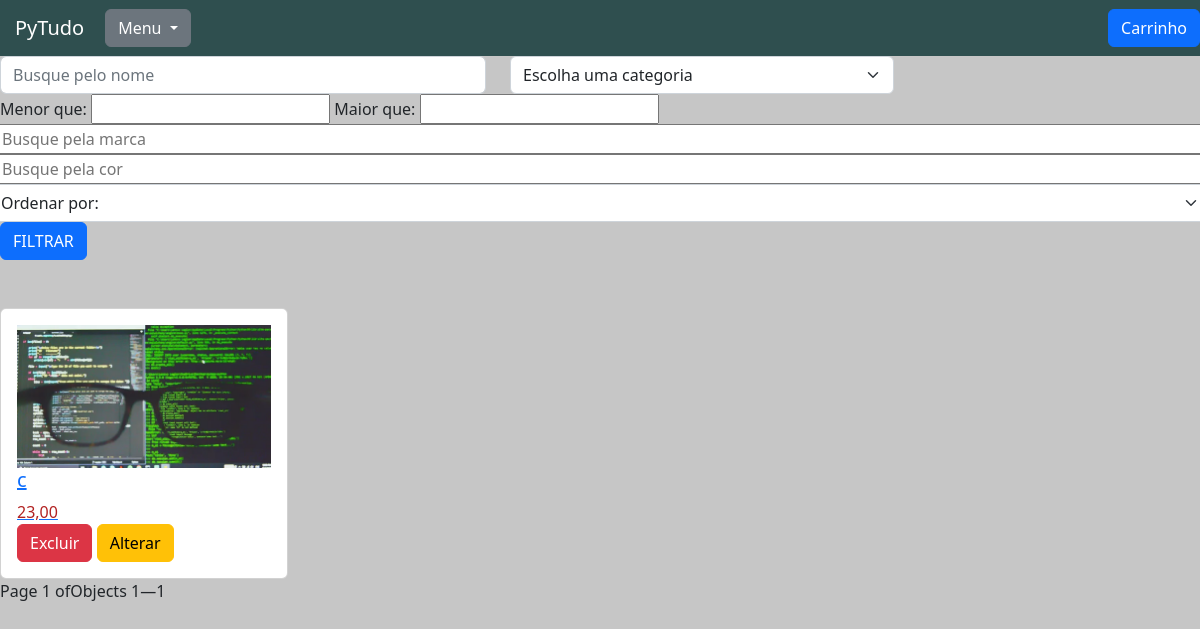
The app's page /produtos/listar_produtos/, older data.
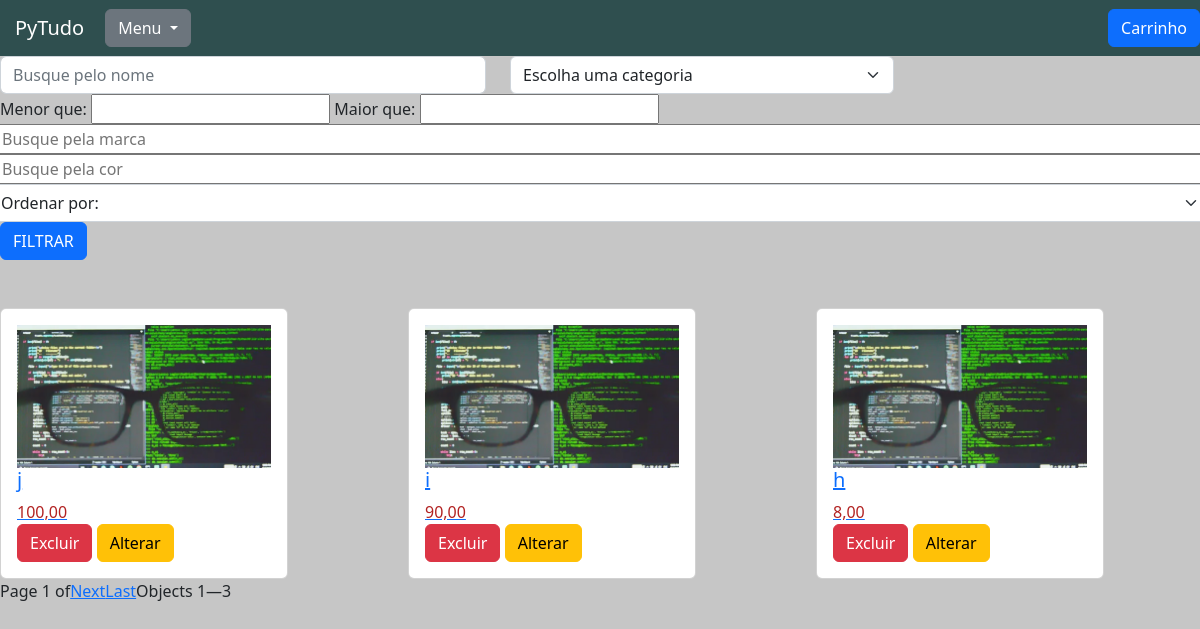
The same page, newer data.
### produtos/models.py (models this page shows, shortened)
class Produtos(models.Model):
    nome = models.CharField(max_length=50)
    descricao = models.TextField()
    foto = models.ImageField()
    preco = models.DecimalField(max_digits=6, decimal_places=2)
    categoria = models.ForeignKey(Categoria, blank=True, null=True, on_delete=models.SET_NULL)
    marca = models.CharField(max_length=50)
    cor = models.CharField(max_length=30)
    quantidade = models.IntegerField()
    data_cadastro = models.DateTimeField(auto_now_add=True)
    data_atualizacao = models.DateTimeField(auto_now=True, null=True)

### produtos/views.py (the view)
# urls.py: path('listar_produtos/', views.listar_produtos, name="listar_produtos"),
def listar_produtos(request):
    produtos = Produtos.objects.all()
    categorias = Categoria.objects.all()
    nome_filtrar = request.GET.get('nome')
    if nome_filtrar:
        produtos = produtos.filter(nome__icontains=nome_filtrar)
    categoria_filtrar = request.GET.get('categoria')
    if categoria_filtrar:
        produtos = produtos.filter(categoria_id=categoria_filtrar)
    preco_menor_filtrar = request.GET.get('preco_menor_filtrar')
    if preco_menor_filtrar:
        preco_menor_filtrar_decimal = Decimal(preco_menor_filtrar.replace(',','.'))
        produtos = produtos.filter(preco__lt=preco_menor_filtrar_decimal)
    preco_maior_filtrar = request.GET.get('preco_maior_filtrar')
    if preco_maior_filtrar:
        preco_maior_filtrar_decimal = Decimal(preco_maior_filtrar.replace(',','.'))
        produtos = produtos.filter(preco__gt=preco_maior_filtrar_decimal)
    marca_filtar = request.GET.get('marca')
    if marca_filtar:
        produtos = produtos.filter(marca__icontains=marca_filtar)
    cor_filtar = request.GET.get('cor')
    if cor_filtar:
        produtos = produtos.filter(cor__icontains=cor_filtar)
    produtos_ordenados = produtos.order_by('-id')
    paginacao = Paginator(produtos_ordenados, 3)
    ordenacao = request.GET.get('ordenacao')
    if ordenacao == 'maior':
        produtos_ordenados = produtos.order_by('-preco')
        paginacao = Paginator(produtos_ordenados, 3)
    elif ordenacao == 'menor':
        produtos_ordenados = produtos.order_by('preco')
        paginacao = Paginator(produtos_ordenados, 3)
    page = request.GET.get('page')
    produtos_paginados = paginacao.get_page(page)
    return render(request, 'produtos.html', {'produtos_paginados': produtos_paginados,
                                             'categorias': categorias,})

### produtos/models.py (called while the page is built)
    def __str__(self):
        return self.nome

### produtos/templatetags/filtros.py (called while the page is built)
@register.simple_tag(takes_context=True)
def param_replace(context, **kwargs):
    d = context['request'].GET.copy()
    for k, v in kwargs.items():
        d[k] = v
    for k in [k for k, v in d.items() if not v]:
        del d[k]
    return d.urlencode()

### produtos/templates/produtos.html (shortened to what this page needs)
{% extends 'base.html' %}
{% load static %}
{% load filtros %}
{% block 'head' %}
    <link href="{% static 'produtos/css/listar_produtos.css' %}" rel="stylesheet">
{% endblock %}
{% block 'body' %}
        <form action="#" method="GET"> {% csrf_token %}
            <div class="row">
                    <div class="col-md-5">
                        <input type="text" placeholder="Busque pelo nome" class="form-control" name="nome">
                    </div>
                    <div class="col-md-4">
                        <select class="form-select" name="categoria">
                            <option value="" disabled selected hidden>Escolha uma categoria</option>
                        </select>
                    </div>
                    <div>
                        <label>Menor que:</label>
                        <input type="text" name="preco_menor_filtrar">
                        <label> Maior que:</label>
                        <input type="text" name="preco_maior_filtrar">
                    </div>
                    <input type="text" placeholder="Busque pela marca"  name="marca">
                    <input type="text" placeholder="Busque pela cor"  name="cor">
                    <select class="form-select" aria-label="Default select example" name="ordenacao">
                        <option value="" disabled selected hidden>Ordenar por:</option>
                    </select>
                <div class="col-md-3">
                    <input type="submit" value="FILTRAR" class="btn btn-primary">
                </div>
            </div>
        </form>
        <br>
        <br>
    <div class="row">
        {% for produto in produtos_paginados %}
            <div class="col-md">
                <div class="card" style="width: 18rem;">
                    <div class="card-body">
                        <a href="{% url 'ver_produto' produto.id %}" class="links">
                            <img width="100%" src="{{produto.foto.url}}">
                            <h5 class="card-title">{{produto.nome}}</h5>
                            <div class="preco"> {{produto.preco}} </div>
                            <a class="btn btn-danger" href="{% url 'excluir_produto' produto.id %}" role="button">Excluir</a>
                            <a class="btn btn-warning" href="{% url 'alterar_produto' produto.id %}" role="button">Alterar</a>
                        </a>
                    </div>
                </div>
            </div>
        {% endfor %}
    </div>
    <div class="pagination">
        Page {{ produtos_paginados.number }} of {{ paginator.num_pages }}
        {% if produtos_paginados.has_next %}
            {% if produtos_paginados.next_page_number != paginator.num_pages %}
                <a href="?{% param_replace page=produtos_paginados.next_page_number %}">Next</a>
            {% endif %}
            <a href="?{% param_replace page=paginator.num_pages %}">Last</a>
        {% endif %}
        <p>Objects {{ produtos_paginados.start_index }}—{{ produtos_paginados.end_index }}</p>
    </div>
{% endblock %}

### pytudo/templates/base.html (shortened to what this page needs)
{% load static %}
<!doctype html>
<html lang="pt-BR">
  <head>
    <link href="{% static 'base/css/base.css' %}" rel="stylesheet">
    <link href="https://cdn.jsdelivr.net/npm/bootstrap@5.2.2/dist/css/bootstrap.min.css" rel="stylesheet">
    {% block 'head' %} {% endblock%}
  </head>
  <body>
    <nav class="navbar navbar-expand-lg navbar-dark bg-nav">
        <a class="navbar-brand" href="{% url 'listar_produtos' %}">PyTudo</a>
        <div class="dropdown">
          <button class="btn btn-secondary dropdown-toggle" type="button" id="dropdownMenuButton" data-toggle="dropdown" aria-haspopup="true" aria-expanded="false">
            Menu
          </button>
        </div>
        <a class="btn btn-primary" style="position: absolute; right: 0;" href="{% url 'ver_carrinho' %}" role="button">Carrinho</a>
    </nav>
    {% block 'body' %}
    {% endblock%}
  </body>
</html>

### pytudo/templates/static/base/css/base.css (style rules this page uses)
body { background-color: #C6C6C6 !important; }
.bg-nav { background-color: #2F4F4F !important; padding: 10px; }
.navbar-brand { padding: 5px; margin-left: 10px; }

### pytudo/templates/static/produtos/css/listar_produtos.css (style rules this page uses)
.preco { color: #B22222; }

Row changes from the older to the newer data that the page shows:
removed Produtos: foto (picture), nome "c", preco "23,00"
added Produtos: foto (picture), nome "j", preco "100,00"
added Produtos: foto (picture), nome "i", preco "90,00"
added Produtos: foto (picture), nome "h", preco "8,00"
Text that changed along with them:
{{ produtos_paginados.end_index }}: "1" → "3"
text now shown: "Next Last"
